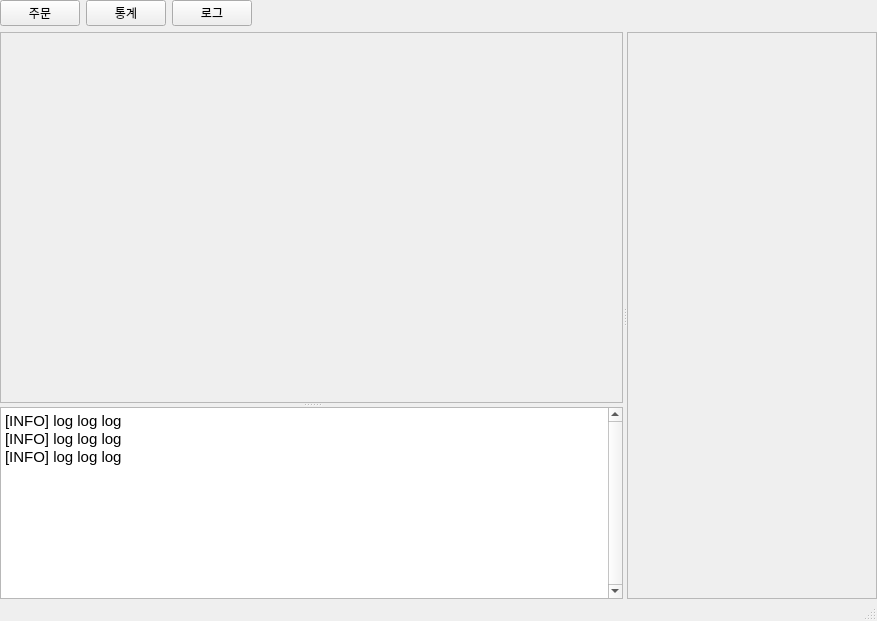
<?xml version="1.0" encoding="UTF-8"?>
<ui version="4.0">
 <class>MainWindow</class>
 <widget class="QMainWindow" name="MainWindow">
  <property name="geometry">
   <rect>
    <x>0</x>
    <y>0</y>
    <width>877</width>
    <height>621</height>
   </rect>
  </property>
  <property name="windowTitle">
   <string>MainWindow</string>
  </property>
  <widget class="QWidget" name="centralwidget">
   <layout class="QVBoxLayout" name="verticalLayout_2">
    <property name="leftMargin">
     <number>0</number>
    </property>
    <property name="topMargin">
     <number>0</number>
    </property>
    <property name="rightMargin">
     <number>0</number>
    </property>
    <property name="bottomMargin">
     <number>0</number>
    </property>
    <item>
     <widget class="QWidget" name="widget" native="true">
      <layout class="QHBoxLayout" name="horizontalLayout_2">
       <property name="leftMargin">
        <number>0</number>
       </property>
       <property name="topMargin">
        <number>0</number>
       </property>
       <property name="rightMargin">
        <number>0</number>
       </property>
       <property name="bottomMargin">
        <number>0</number>
       </property>
       <item>
        <layout class="QHBoxLayout" name="horizontalLayout">
         <item>
          <widget class="QPushButton" name="pushButton">
           <property name="text">
            <string>주문</string>
           </property>
          </widget>
         </item>
         <item>
          <widget class="QPushButton" name="pushButton_2">
           <property name="text">
            <string>통계</string>
           </property>
          </widget>
         </item>
         <item>
          <widget class="QPushButton" name="pushButton_3">
           <property name="text">
            <string>로그</string>
           </property>
          </widget>
         </item>
        </layout>
       </item>
       <item>
        <spacer name="horizontalSpacer">
         <property name="orientation">
          <enum>Qt::Horizontal</enum>
         </property>
         <property name="sizeHint" stdset="0">
          <size>
           <width>614</width>
           <height>20</height>
          </size>
         </property>
        </spacer>
       </item>
      </layout>
     </widget>
    </item>
    <item>
     <widget class="QWidget" name="widget_2" native="true">
      <layout class="QVBoxLayout" name="verticalLayout">
       <property name="leftMargin">
        <number>0</number>
       </property>
       <property name="topMargin">
        <number>0</number>
       </property>
       <property name="rightMargin">
        <number>0</number>
       </property>
       <property name="bottomMargin">
        <number>0</number>
       </property>
       <item>
        <widget class="QStackedWidget" name="stackedWidget">
         <widget class="QWidget" name="page">
          <layout class="QGridLayout" name="gridLayout">
           <property name="leftMargin">
            <number>0</number>
           </property>
           <property name="topMargin">
            <number>0</number>
           </property>
           <property name="rightMargin">
            <number>0</number>
           </property>
           <property name="bottomMargin">
            <number>0</number>
           </property>
           <item row="1" column="0">
            <widget class="QSplitter" name="splitter">
             <property name="orientation">
              <enum>Qt::Horizontal</enum>
             </property>
             <property name="childrenCollapsible">
              <bool>false</bool>
             </property>
             <widget class="QWidget" name="widget_3" native="true">
              <property name="sizePolicy">
               <sizepolicy hsizetype="Preferred" vsizetype="Preferred">
                <horstretch>1</horstretch>
                <verstretch>0</verstretch>
               </sizepolicy>
              </property>
              <property name="styleSheet">
               <string notr="true"/>
              </property>
              <layout class="QGridLayout" name="gridLayout_4">
               <item row="0" column="0">
                <widget class="QSplitter" name="splitter_2">
                 <property name="orientation">
                  <enum>Qt::Vertical</enum>
                 </property>
                 <property name="childrenCollapsible">
                  <bool>false</bool>
                 </property>
                 <widget class="QScrollArea" name="scrollArea">
                  <property name="sizePolicy">
                   <sizepolicy hsizetype="Expanding" vsizetype="Expanding">
                    <horstretch>0</horstretch>
                    <verstretch>1</verstretch>
                   </sizepolicy>
                  </property>
                  <property name="widgetResizable">
                   <bool>true</bool>
                  </property>
                  <widget class="QWidget" name="scrollAreaWidgetContents">
                   <property name="geometry">
                    <rect>
                     <x>0</x>
                     <y>0</y>
                     <width>603</width>
                     <height>344</height>
                    </rect>
                   </property>
                   <layout class="QGridLayout" name="gridLayout_3"/>
                  </widget>
                 </widget>
                 <widget class="QTextBrowser" name="textBrowser">
                  <property name="sizePolicy">
                   <sizepolicy hsizetype="Expanding" vsizetype="Preferred">
                    <horstretch>0</horstretch>
                    <verstretch>0</verstretch>
                   </sizepolicy>
                  </property>
                  <property name="minimumSize">
                   <size>
                    <width>0</width>
                    <height>100</height>
                   </size>
                  </property>
                  <property name="verticalScrollBarPolicy">
                   <enum>Qt::ScrollBarAlwaysOn</enum>
                  </property>
                  <property name="html">
                   <string>&lt;!DOCTYPE HTML PUBLIC &quot;-//W3C//DTD HTML 4.0//EN&quot; &quot;http://www.w3.org/TR/REC-html40/strict.dtd&quot;&gt;
&lt;html&gt;&lt;head&gt;&lt;meta name=&quot;qrichtext&quot; content=&quot;1&quot; /&gt;&lt;style type=&quot;text/css&quot;&gt;
p, li { white-space: pre-wrap; }
&lt;/style&gt;&lt;/head&gt;&lt;body style=&quot; font-family:'Ubuntu'; font-size:11pt; font-weight:400; font-style:normal;&quot;&gt;
&lt;p style=&quot; margin-top:0px; margin-bottom:0px; margin-left:0px; margin-right:0px; -qt-block-indent:0; text-indent:0px;&quot;&gt;[INFO] log log log&lt;/p&gt;
&lt;p style=&quot; margin-top:0px; margin-bottom:0px; margin-left:0px; margin-right:0px; -qt-block-indent:0; text-indent:0px;&quot;&gt;[INFO] log log log&lt;/p&gt;
&lt;p style=&quot; margin-top:0px; margin-bottom:0px; margin-left:0px; margin-right:0px; -qt-block-indent:0; text-indent:0px;&quot;&gt;[INFO] log log log&lt;/p&gt;&lt;/body&gt;&lt;/html&gt;</string>
                  </property>
                 </widget>
                </widget>
               </item>
              </layout>
             </widget>
             <widget class="QWidget" name="widget_4" native="true">
              <property name="sizePolicy">
               <sizepolicy hsizetype="Preferred" vsizetype="Preferred">
                <horstretch>0</horstretch>
                <verstretch>0</verstretch>
               </sizepolicy>
              </property>
              <property name="minimumSize">
               <size>
                <width>250</width>
                <height>0</height>
               </size>
              </property>
              <property name="styleSheet">
               <string notr="true"/>
              </property>
              <layout class="QVBoxLayout" name="verticalLayout_3">
               <property name="leftMargin">
                <number>0</number>
               </property>
               <property name="topMargin">
                <number>0</number>
               </property>
               <property name="rightMargin">
                <number>0</number>
               </property>
               <property name="bottomMargin">
                <number>0</number>
               </property>
               <item>
                <widget class="QScrollArea" name="scrollArea_2">
                 <property name="widgetResizable">
                  <bool>true</bool>
                 </property>
                 <widget class="QWidget" name="scrollAreaWidgetContents_2">
                  <property name="geometry">
                   <rect>
                    <x>0</x>
                    <y>0</y>
                    <width>248</width>
                    <height>558</height>
                   </rect>
                  </property>
                  <layout class="QVBoxLayout" name="verticalLayout_4"/>
                 </widget>
                </widget>
               </item>
              </layout>
             </widget>
            </widget>
           </item>
          </layout>
         </widget>
         <widget class="QWidget" name="page_2"/>
        </widget>
       </item>
      </layout>
     </widget>
    </item>
   </layout>
  </widget>
  <widget class="QStatusBar" name="statusbar"/>
 </widget>
 <resources/>
 <connections/>
</ui>
